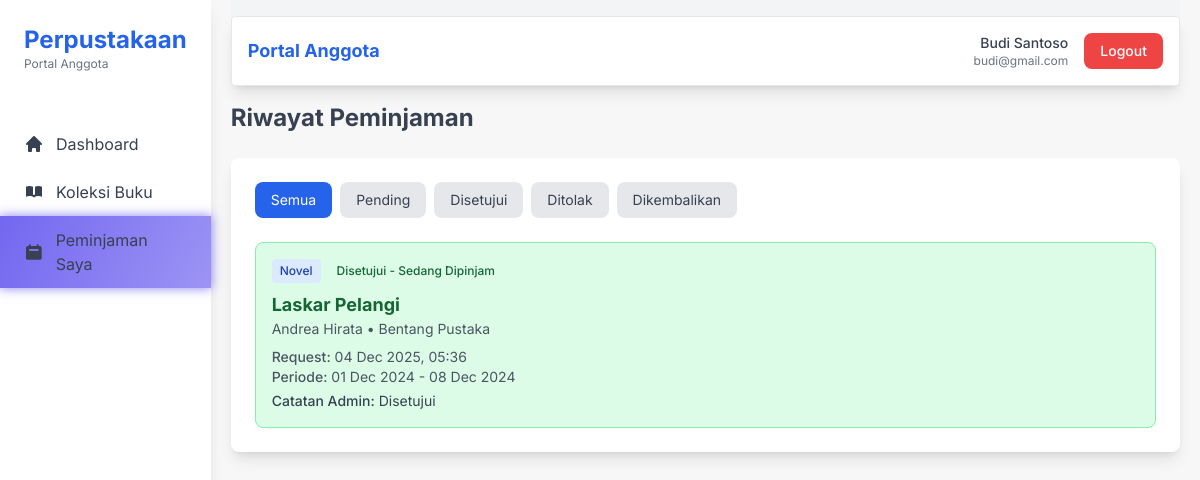
The app's page /anggota/peminjaman.php (signed in), older data.
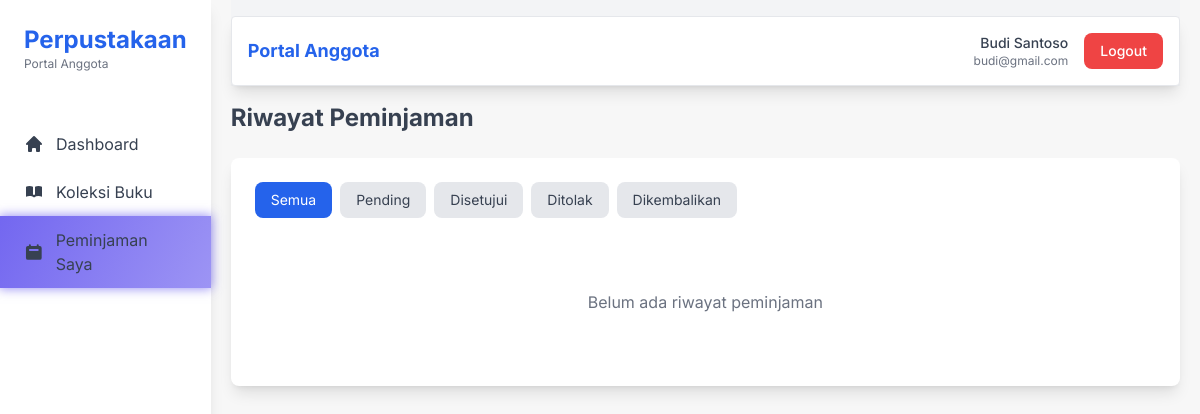
The same page, newer data.
### tables this page shows
CREATE TABLE `peminjaman` (
  `id` int(11) NOT NULL AUTO_INCREMENT,
  `anggota_id` int(11) NOT NULL,
  `book_id` int(11) NOT NULL,
  `tgl_pinjam` date NOT NULL,
  `tgl_kembali` date NOT NULL,
  `tgl_request` datetime NOT NULL DEFAULT current_timestamp(),
  `status` enum('pending','approved','rejected','returned') NOT NULL DEFAULT 'pending',
  `catatan_admin` text DEFAULT NULL,
  PRIMARY KEY (`id`),
  KEY `anggota_id` (`anggota_id`),
  KEY `book_id` (`book_id`),
  CONSTRAINT `peminjaman_ibfk_1` FOREIGN KEY (`anggota_id`) REFERENCES `anggota` (`id`) ON DELETE CASCADE ON UPDATE CASCADE,
  CONSTRAINT `peminjaman_ibfk_2` FOREIGN KEY (`book_id`) REFERENCES `books` (`id`) ON DELETE CASCADE ON UPDATE CASCADE
);

CREATE TABLE `books` (
  `id` int(11) NOT NULL AUTO_INCREMENT,
  `judul` varchar(255) NOT NULL,
  `kategori` varchar(255) NOT NULL,
  `pengarang` varchar(255) NOT NULL,
  `penerbit` varchar(255) NOT NULL,
  `tahun_terbit` year DEFAULT NULL,
  `isbn` varchar(50) DEFAULT NULL,
  `jumlah_stok` int(11) NOT NULL DEFAULT 1,
  `status` enum('Tersedia','Dipinjam','Tidak Tersedia') NOT NULL DEFAULT 'Tersedia',
  `cover` varchar(255) DEFAULT 'default-cover.jpg',
  PRIMARY KEY (`id`)
);

### anggota/peminjaman.php (the view, shortened to what this page needs)
<?php
require_once __DIR__ . '/../db-config.php';
$anggota_id = $_SESSION['user_id'];
$filter = $_GET['filter'] ?? 'all';
$whereConditions = ["p.anggota_id = :anggota_id"];
$params = [':anggota_id' => $anggota_id];
$whereClause = "WHERE " . implode(" AND ", $whereConditions);
$sql = "SELECT p.*, b.judul, b.pengarang, b.penerbit, b.kategori
        FROM peminjaman p
        INNER JOIN books b ON p.book_id = b.id
        $whereClause
        ORDER BY p.tgl_request DESC";
$stmt = $connection->prepare($sql);
$stmt->execute($params);
$peminjamans = $stmt->fetchAll();
require_once __DIR__ . '/layout/top.php';
?>
<section>
  <div class="flex items-center mt-4">
    <h1 class="text-2xl font-bold">Riwayat Peminjaman</h1>
  </div>
</section>
<div class="bg-white rounded-lg p-6 my-6 shadow-lg">
  <div class="mb-6 flex gap-2 flex-wrap">
    <a href="?filter=all" class="px-4 py-2 rounded-lg text-sm <?= $filter == 'all' ? 'bg-blue-600 text-white' : 'bg-gray-200 hover:bg-gray-300' ?>">
      Semua
    </a>
    <a href="?filter=pending" class="px-4 py-2 rounded-lg text-sm <?= $filter == 'pending' ? 'bg-yellow-600 text-white' : 'bg-gray-200 hover:bg-gray-300' ?>">
      Pending
    </a>
    <a href="?filter=approved" class="px-4 py-2 rounded-lg text-sm <?= $filter == 'approved' ? 'bg-green-600 text-white' : 'bg-gray-200 hover:bg-gray-300' ?>">
      Disetujui
    </a>
    <a href="?filter=rejected" class="px-4 py-2 rounded-lg text-sm <?= $filter == 'rejected' ? 'bg-red-600 text-white' : 'bg-gray-200 hover:bg-gray-300' ?>">
      Ditolak
    </a>
    <a href="?filter=returned" class="px-4 py-2 rounded-lg text-sm <?= $filter == 'returned' ? 'bg-purple-600 text-white' : 'bg-gray-200 hover:bg-gray-300' ?>">
      Dikembalikan
    </a>
  </div>
  <?php if (empty($peminjamans)): ?>
    <p class="text-gray-500 text-center py-12">Belum ada riwayat peminjaman</p>
  <?php else: ?>
    <div class="space-y-4">
      <?php foreach ($peminjamans as $p): ?>
        <?php
        $statusColors = [
          'pending' => 'bg-yellow-100 text-yellow-800 border-yellow-300',
          'approved' => 'bg-green-100 text-green-800 border-green-300',
          'rejected' => 'bg-red-100 text-red-800 border-red-300',
          'returned' => 'bg-purple-100 text-purple-800 border-purple-300'
        ];
        $statusLabels = [
          'pending' => 'Menunggu Approval',
          'approved' => 'Disetujui - Sedang Dipinjam',
          'rejected' => 'Ditolak',
          'returned' => 'Sudah Dikembalikan'
        ];
        ?>
        <div class="border rounded-lg p-4 hover:shadow-md transition <?= $statusColors[$p['status']] ?>">
          <div class="flex flex-col md:flex-row md:items-center justify-between gap-4">
            <div class="flex-1">
              <div class="flex items-center gap-2 mb-2">
                <span class="px-2 py-1 rounded text-xs font-medium bg-blue-100 text-blue-800">
                  <?= htmlspecialchars($p['kategori']) ?>
                </span>
                <span class="px-2 py-1 rounded text-xs font-medium <?= $statusColors[$p['status']] ?>">
                  <?= $statusLabels[$p['status']] ?>
                </span>
              </div>
              <h3 class="font-bold text-lg"><?= htmlspecialchars($p['judul']) ?></h3>
              <p class="text-sm text-gray-600"><?= htmlspecialchars($p['pengarang']) ?> • <?= htmlspecialchars($p['penerbit']) ?></p>
              <div class="mt-2 text-sm">
                <p class="text-gray-600">
                  <span class="font-medium">Request:</span> <?= date('d M Y, H:i', strtotime($p['tgl_request'])) ?>
                </p>
                <p class="text-gray-600">
                  <span class="font-medium">Periode:</span>
                  <?= date('d M Y', strtotime($p['tgl_pinjam'])) ?> - <?= date('d M Y', strtotime($p['tgl_kembali'])) ?>
                </p>
                <?php if ($p['catatan_admin']): ?>
                  <p class="text-gray-700 mt-1">
                    <span class="font-medium">Catatan Admin:</span> <?= htmlspecialchars($p['catatan_admin']) ?>
                  </p>
                <?php endif; ?>
              </div>
            </div>
          </div>
        </div>
      <?php endforeach; ?>
    </div>
  <?php endif; ?>
</div>
<?php require_once __DIR__ . '/layout/bottom.php'; ?>

Row changes from the older to the newer data that the page shows:
removed peminjaman: book.kategori "Novel", status "Disetujui - Sedang Dipinjam", book.judul "Laskar Pelangi", book.pengarang "Andrea Hirata", book.penerbit "Bentang Pustaka", tgl_request "04 Dec 2025, 05:36", tgl_pinjam "01 Dec 2024", tgl_kembali "08 Dec 2024", catatan_admin "Disetujui"
Text that changed along with them:
text now shown: "Belum ada riwayat peminjaman"
